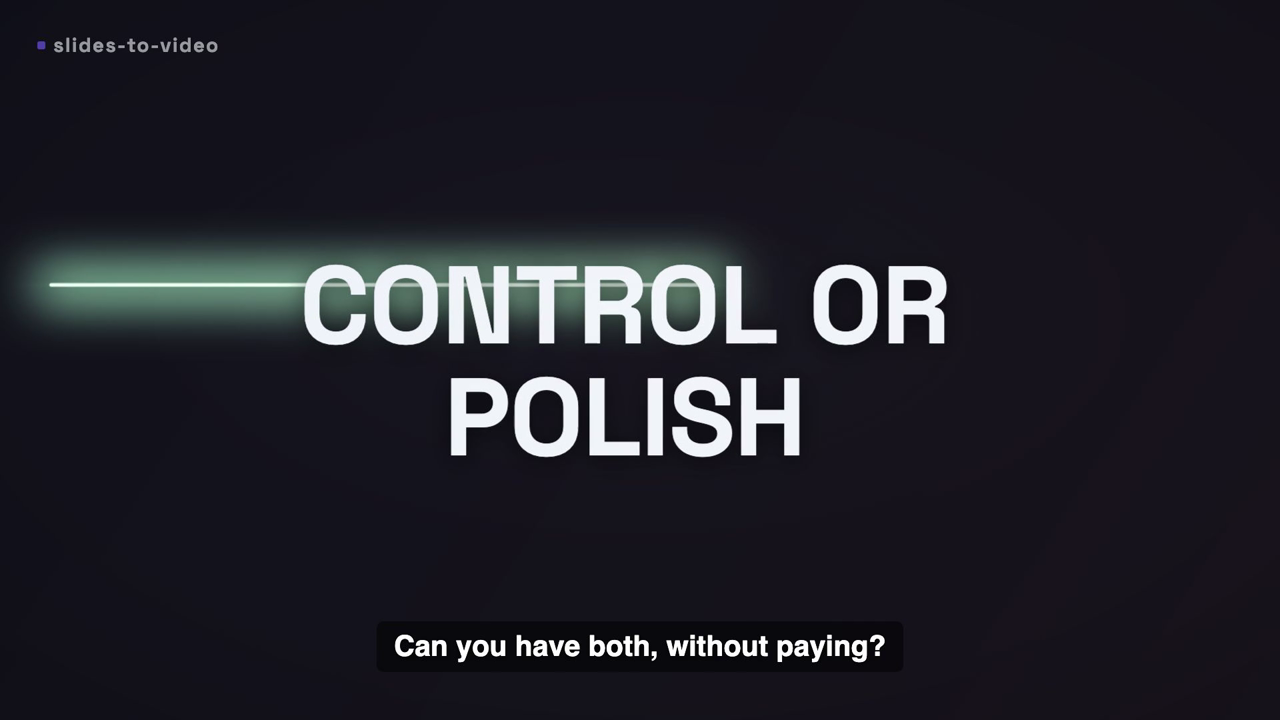
#> input picture docs/golden-film/frames/01-hook-control-or-polish.png, 1280 x 720 px; its folder holds only this picture in this run
$ python theme.py out
#> lines starting #> are read from the running program, lines starting #| are printed output that depends on the picture
"""Derive a topic-fitting color theme and write theme.css. Samples the source slide frames when
present (PIL quantize + luminance -> light/dark + a vivid accent), else uses a passed topic palette.
A brand logo (--brand-logo, or storyboard meta.brand.logo) outranks frames as the ACCENT source.
Curated, contrast-safe derivation (not raw pixels). Deterministic: no randomness, no wall-clock."""
import argparse, colorsys, glob, json, os

def _hex(rgb): return "#%02x%02x%02x" % tuple(max(0, min(255, int(round(c)))) for c in rgb)
def _hex2rgb(h):
    h = h.lstrip("#"); return tuple(int(h[i:i+2], 16) for i in (0, 2, 4))
def _lum(rgb):
    """Simple (non-linear) luminance — a brightness proxy for the light/dark + pure-bg heuristics."""
    r, g, b = [c / 255 for c in rgb]; return 0.2126 * r + 0.7152 * g + 0.0722 * b
def _rel_lum(rgb):
    """WCAG relative luminance: sRGB channels LINEARIZED (gamma-correct). Use for CONTRAST only —
    the simple _lum under-reports mid-tones ~2.2x (it scored #767676-on-#fff at 2.05 vs the true 4.54)."""
    def lin(c):
        c = c / 255.0
        return c / 12.92 if c <= 0.03928 else ((c + 0.055) / 1.055) ** 2.4
    r, g, b = rgb
    return 0.2126 * lin(r) + 0.7152 * lin(g) + 0.0722 * lin(b)
def _sat(rgb):
    r, g, b = [c / 255 for c in rgb]; return colorsys.rgb_to_hls(r, g, b)[2]
def _hue(rgb):
    r, g, b = [c / 255 for c in rgb]; return colorsys.rgb_to_hls(r, g, b)[0]
def _mix(a, b, t): return tuple(a[i] + (b[i] - a[i]) * t for i in range(3))
def _contrast(a, b):
    la, lb = _rel_lum(a) + 0.05, _rel_lum(b) + 0.05
    return max(la, lb) / min(la, lb)

def _sample_frames(out_dir, k=4, n_colors=5):
#> called with out_dir = 'out', k = 4, n_colors = 5
    from PIL import Image
    paths = sorted(glob.glob(os.path.join(out_dir, "frames", "*.png")))[:k]
    if not paths:
        return None
    cols = []
    for p in paths:
        im = Image.open(p).convert("RGB"); im.thumbnail((120, 120))
#> in _sample_frames, im is the input picture: PIL image 1280x720 RGB; mean R, G, B 33.1, 32.8, 40.6
#> after `im.thumbnail((120, 120))`:
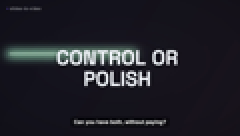
#> im: PIL image 120x68 RGB (shown 2 times larger); mean R, G, B 33.1, 32.8, 40.6
        q = im.quantize(colors=n_colors).convert("RGB")
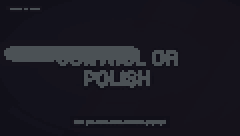
#> q: PIL image 120x68 RGB (shown 2 times larger); mean R, G, B 26.5, 25.6, 34.2
        cols += [rgb for _, rgb in q.getcolors(maxcolors=100000)]
#> cols = [(75, 81, 85), (21, 18, 27), (17, 16, 25), (21, 19, 28), (19, 18, 28)]
    return cols or None

# [27 lines left out: functions _sample_logo, _brand_accent, not called in this run]

def _storyboard_brand_logo(out_dir):
    """meta.brand.logo from <out_dir>/storyboard.json (path rel to out_dir) — the auto brand source
    when neither --accent nor --brand-logo was passed. Best-effort AND honest: silent when there is
    no storyboard or no brand block (the normal unbranded case), but a DECLARED brand whose logo
    file isn't on disk yet gets a printed note — the silent no-op shipped brandless accents."""
    try:
        lg = str(json.load(open(os.path.join(out_dir, "storyboard.json")))["meta"]["brand"]["logo"])
    except Exception:
        return ""
    p = lg if os.path.isabs(lg) else os.path.join(out_dir, lg)
    if not os.path.exists(p):
        print(f"[theme] meta.brand.logo '{lg}' declared but not on disk — accent derived WITHOUT the "
              f"brand hue; copy the asset in and re-run theme.py")
        return ""
    return p

# Visual-style presets (see references/visual-styles.md). A chosen style SEEDS the palette (mode + accent
# family) and emits style-hint CSS vars for the flat/HTML tiers + motifs. Precedence: explicit --mode/
# --accent/--accent2/--bg (a stated brand) > STYLE preset > sampled frames > the neutral default. The WCAG
# contrast loops below run AFTERWARD untouched, so a style can never yield an unreadable palette.
# entry: (mode, accent, accent2, {radius, border, display-font, grid-strength, motif-ink})
STYLE_PRESETS = {
    "swiss":        ("light", "#e2231a", "#111111", {"radius": "2px",  "border": "2px", "font": "sans-serif", "grid": ".10", "ink": "grid", "bink": "#111111"}),
    "editorial":    ("light", "#7a1f1f", "#2b2b2b", {"radius": "3px",  "border": "1px", "font": "serif",      "grid": ".05", "ink": "rule"}),
    "bauhaus":      ("light", "#e5231b", "#1552c4", {"radius": "0",    "border": "3px", "font": "sans-serif", "grid": ".08", "ink": "geometric", "bink": "#111111"}),
    "brutalism":    ("light", "#111111", "#c6ff00", {"radius": "0",    "border": "3px", "font": "monospace",  "grid": ".14", "ink": "grid", "bink": "#111111"}),
    "glassmorphism":("dark",  "#5b9dff", "#c58bff", {"radius": "20px", "border": "1px", "font": "sans-serif", "grid": ".05", "ink": "glow"}),
    "claymorphism": ("light", "#7b6ef6", "#ff8fab", {"radius": "28px", "border": "0",   "font": "sans-serif", "grid": ".04", "ink": "blob"}),
    "manga":        ("light", "#111111", "#e5231b", {"radius": "6px",  "border": "3px", "font": "sans-serif", "grid": ".10", "ink": "speedline", "bink": "#111111"}),
    "risograph":    ("light", "#ff5a3c", "#2f6ae0", {"radius": "4px",  "border": "2px", "font": "sans-serif", "grid": ".06", "ink": "halftone"}),
    "memphis":      ("light", "#ff4d6d", "#00c2b8", {"radius": "12px", "border": "3px", "font": "sans-serif", "grid": ".08", "ink": "geometric", "bink": "#111111"}),
    "noir":         ("dark",  "#c9c2b6", "#8a1c1c", {"radius": "2px",  "border": "1px", "font": "serif",      "grid": ".06", "ink": "beam"}),
    "cyberpunk":    ("dark",  "#00e5ff", "#ff2bd6", {"radius": "4px",  "border": "2px", "font": "monospace",  "grid": ".12", "ink": "grid"}),
    "vaporwave":    ("dark",  "#ff71ce", "#01cdfe", {"radius": "8px",  "border": "2px", "font": "sans-serif", "grid": ".14", "ink": "grid"}),
    "watercolor":   ("light", "#4f7a8a", "#c98b6b", {"radius": "10px", "border": "0",   "font": "serif",      "grid": ".04", "ink": "wash"}),
    "artdeco":      ("dark",  "#c8a24a", "#0f6e63", {"radius": "2px",  "border": "2px", "font": "serif",      "grid": ".07", "ink": "fan"}),
    "cinematic":    ("dark",  "#e08a3c", "#2f8f9d", {"radius": "6px",  "border": "0",   "font": "serif",      "grid": ".05", "ink": "none"}),
    "blueprint":    ("dark",  "#5fbcff", "#bcd3e6", {"radius": "2px",  "border": "2px", "font": "monospace",  "grid": ".16", "ink": "grid"}),
    "terminal":     ("dark",  "#39ff14", "#ffb000", {"radius": "2px",  "border": "1px", "font": "monospace",  "grid": ".12", "ink": "scanline"}),
    "cartographic": ("light", "#3f6f5f", "#b06a3c", {"radius": "4px",  "border": "1px", "font": "serif",      "grid": ".07", "ink": "contour"}),
}

# FILM-GRAIN amount per style, keyed off its `ink` — the consumer the `ink` metadata (halftone/speedline/
# wash/scanline/beam) never had. motifs.css `body::after` reads --grain-amount; 0 = clean styles pay
# nothing. Only the styles whose identity is a printed/filmic SURFACE get grain; grid/geometric/glow/blob
# styles stay crisp. A style dict may override with an explicit "grain" key.
_GRAIN_BY_INK = {"halftone": ".16", "speedline": ".13", "wash": ".10",
                 "scanline": ".10", "beam": ".08", "contour": ".06"}


# ── style TYPE — each style's display + body FACE (bundled in assets/fonts/, SIL OFL) so the deck's
#    typography matches its style: comic reads comic (Bangers), Swiss/geometric reads grotesque
#    (Space Grotesk), editorial/deco/noir reads high-contrast serif (Playfair Display), code/data reads
#    mono (JetBrains Mono). Each stack keeps a CJK + generic fallback so 中文 decks and non-mac machines
#    still render. base.css @font-face declares the families; scenes.py reads --font-kind for the same
#    face on the programmatic (matplotlib/PIL) tier.
_CJK_SANS = '"PingFang SC","Hiragino Sans GB","Microsoft YaHei"'
_CJK_SERIF = '"Songti SC","Source Han Serif SC","SimSun"'
_FONT_FAMILIES = {   # kind -> (display stack, body stack)
    "sans":  (f'"Space Grotesk","Helvetica Neue",Arial,{_CJK_SANS},sans-serif',
              f'"Space Grotesk","Helvetica Neue",Arial,{_CJK_SANS},sans-serif'),
    "serif": (f'"Playfair Display",Georgia,"Times New Roman",{_CJK_SERIF},serif',
              f'Georgia,"Times New Roman",{_CJK_SERIF},serif'),
    "mono":  (f'"JetBrains Mono","SF Mono",Menlo,{_CJK_SANS},monospace',
              f'"JetBrains Mono","SF Mono",Menlo,{_CJK_SANS},monospace'),
    "comic": (f'"Bangers","Space Grotesk",Impact,"Hannotate SC","HanziPen SC",{_CJK_SANS},sans-serif',
              f'"Space Grotesk","Helvetica Neue",Arial,{_CJK_SANS},sans-serif'),
}
# The NUMERIC value-role face (--font-number, applied to .stat/.num/.delta/…). A display SERIF
# (Playfair) or COMIC (Bangers) renders big figures unevenly — ornate, varying weight/baseline — so
# numbers get a clean LINING + TABULAR figure face regardless of the headline style: Space Grotesk for
# serif/sans/comic decks (even, modern digits that still sit under a serif headline), JetBrains Mono
# for mono/technical decks (where monospaced figures fit the register). Words keep --font-display.
_FONT_NUMBER = {
    "sans":  f'"Space Grotesk","Helvetica Neue",Arial,{_CJK_SANS},sans-serif',
    "serif": f'"Space Grotesk","Helvetica Neue",Arial,{_CJK_SANS},sans-serif',
    "mono":  f'"JetBrains Mono","SF Mono",Menlo,{_CJK_SANS},monospace',
    "comic": f'"Space Grotesk","Helvetica Neue",Arial,{_CJK_SANS},sans-serif',
}
_STYLE_FONT_KIND = {
    "swiss": "sans", "bauhaus": "sans", "memphis": "sans", "vaporwave": "sans",
    "risograph": "sans", "glassmorphism": "sans", "claymorphism": "sans",
    "editorial": "serif", "artdeco": "serif", "noir": "serif", "cinematic": "serif",
    "watercolor": "serif", "cartographic": "serif",
    "terminal": "mono", "blueprint": "mono", "cyberpunk": "mono", "brutalism": "mono",
    "manga": "comic",
}

_STYLE_ALIASES = {"mangacomic": "manga", "comic": "manga", "cyberpunkneon": "cyberpunk", "neon": "cyberpunk",
                  "deco": "artdeco", "cinematicphotoreal": "cinematic", "photoreal": "cinematic",
                  "glass": "glassmorphism", "clay": "claymorphism", "riso": "risograph",
                  "international": "swiss", "flat": "swiss"}

def _style_key(style):
    """Normalize a style name to a STYLE_PRESETS key, tolerant of the catalog's long forms + spacing:
    'Art Deco'/'art_deco'/'art-deco'→'artdeco'; 'manga_comic'→'manga'; 'cyberpunk_neon'→'cyberpunk'."""
    k = "".join(c for c in (style or "").lower() if c.isalnum())
    k = _STYLE_ALIASES.get(k, k)
    return k if k in STYLE_PRESETS else ""


def derive_theme(out_dir, mode=None, accent=None, accent2=None, bg=None, style=None, brand_logo=None):
    _pre = STYLE_PRESETS.get(_style_key(style))
    _pmode, _pacc, _pacc2, _pvars = _pre if _pre else (None, None, None, {})
    if not accent and not brand_logo:                   # storyboard meta.brand.logo auto-seeds the accent
        brand_logo = _storyboard_brand_logo(out_dir)
    elif accent:
        # overriding a DECLARED brand with --accent is legitimate (a stated brand colour) — but say
        # so, or the override is indistinguishable from the seed never having fired
        try:
            if json.load(open(os.path.join(out_dir, "storyboard.json")))["meta"].get("brand"):
                print("[theme] explicit --accent overrides the meta.brand hue (drop --accent to seed from the logo)")
        except Exception:
            pass
    brand = _brand_accent(brand_logo) if (brand_logo and not accent) else None
    sampled = None if (accent and bg) else _sample_frames(out_dir)   # frames still drive light/dark
#> sampled has the same summary as cols in _sample_frames
    if mode in ("light", "dark"):
        m = mode
    elif sampled:                                       # a frame-sampled BRAND palette is a hard constraint
        avg = sum(_lum(c) for c in sampled) / len(sampled)
#> avg = 0.122
        m = "light" if avg >= 0.5 else "dark"
#> m = 'dark'
    elif _pmode:                                        # else the chosen style's mode (noir=dark)
        m = _pmode
    else:
        m = "dark"
    # accent: explicit > brand-logo hue > sampled frames > style preset > neutral default. The brand
    # hue counts as SAMPLED — the >=3:1 lightness nudge below still applies (hue preserved).
    acc = (_hex2rgb(accent) if accent
           else (brand if brand
                 else (max(sampled, key=_sat) if sampled
                       else (_hex2rgb(_pacc) if _pacc else (76, 155, 232)))))
#> acc = (17, 16, 25)
    if accent2:
        acc2 = _hex2rgb(accent2)
    elif _pacc2 and not accent and not brand and not sampled:   # style accent2 (unless explicit/brand recolors)
        acc2 = _hex2rgb(_pacc2)
    else:
        h, l, s = colorsys.rgb_to_hls(*[c / 255 for c in acc])
#> h = 0.685; l = 0.0804; s = 0.22
        acc2 = tuple(c * 255 for c in colorsys.hls_to_rgb((h + 0.5) % 1.0, 0.5, max(0.5, s)))
#> acc2 = (177.1, 191.2, 63.75)
    hue = _hue(acc)
#> in _hue, `r, g, b = [c / 255 for c in rgb]`: r = 0.0667; g = 0.0627; b = 0.098
#> hue = 0.685
    if bg:
        bgc = _hex2rgb(bg)
    elif m == "light":
        bgc = tuple(c * 255 for c in colorsys.hls_to_rgb(hue, 0.96, 0.18))
    else:
        bgc = tuple(c * 255 for c in colorsys.hls_to_rgb(hue, 0.09, 0.22))
#> bgc = (19.02, 17.9, 28)
    # anti-cliché: never a pure-black/white background — nudge to a temperature-tinted neutral. Applies to
    # an explicit --bg too (a screen-white #FFF becomes near-white #f8f7f4) — that honors its character; the
    # BUG this fixes is the contrast loop below repainting an explicit --bg to a WILDLY different colour.
    if _lum(bgc) <= 0.02:
        bgc = (14, 15, 17)        # #0e0f11
    elif _lum(bgc) >= 0.97:
        bgc = (248, 247, 244)     # #f8f7f4
    _dark_fg, _light_fg = (22, 20, 18), (240, 243, 248)
    if bg:
        # an explicit --bg is a CONSTRAINT — pick fg by whichever pole has higher contrast ON it, and NEVER
        # repaint the bg to reach contrast (so --bg #FFF --mode dark keeps a near-white bg + dark fg).
        fg = _dark_fg if _contrast(_dark_fg, bgc) >= _contrast(_light_fg, bgc) else _light_fg
        if _contrast(fg, bgc) < 7.0:
            fg = (0, 0, 0) if fg == _dark_fg else (255, 255, 255)
    else:
        fg = _dark_fg if m == "light" else _light_fg
#> fg = (240, 243, 248)
        # enforce >=7:1 by pushing the DERIVED background away from fg (keep its hue); l->1 (light)/->0 (dark)
        h, l, s = colorsys.rgb_to_hls(*[c / 255 for c in bgc])
#> l = 0.09
        for _ in range(60):
            if _contrast(fg, bgc) >= 7.0:
                break
            l = min(1.0, l + 0.02) if m == "light" else max(0.0, l - 0.02)
            bgc = tuple(c * 255 for c in colorsys.hls_to_rgb(h, l, s))
#> this loop made 1 pass
#> (la in _contrast, lb in _contrast) on pass 1: (0.944, 0.0565)
        if _contrast(fg, bgc) < 7.0:
            fg = (0, 0, 0) if m == "light" else (255, 255, 255)
    # accent must clear 3:1 on the bg — it renders LARGE marks (.stat 240px, .tile .num 150px → WCAG
    # "large" text = 3:1). Nudge ONLY a SAMPLED accent's lightness (keep hue+sat), capped so a faithful
    # brand/topic hue is never washed out; an explicit `accent=` override is left exactly as given.
    if not accent:
        ha, la0, sa = colorsys.rgb_to_hls(*[c / 255 for c in acc]); la = la0
#> after `ha, la0, sa = colorsys.rgb_to_hls(*[c / 255 for c in acc])`: ha = 0.685; la0 = 0.0804; sa = 0.22
#> after `la = la0`: la = 0.0804
        for _ in range(30):
            if _contrast(acc, bgc) >= 3.0:
                break
            la = max(0.0, la - 0.02) if m == "light" else min(1.0, la + 0.02)
            if abs(la - la0) > 0.15:                 # cap — preserve the hue's character over full AA
                break
            acc = tuple(c * 255 for c in colorsys.hls_to_rgb(ha, la, sa))
#> this loop made 8 passes
#> acc on passes 1 to 7: (21.23, 19.98, 31.22), (25.46, 23.96, 37.44), (29.69, 27.94, 43.66), (33.92, 31.92, 49.88), (38.15, 35.9, 56.1), (42.38, 39.88, 62.32), (46.6, 43.86, 68.54)
        # UNCAPPED fallback: a light pastel can still be < 3:1 after the cap. Push toward the pole (shedding
        # a little saturation) until it clears 3:1 — a readable deep hue beats an unreadable 240px hero number.
        while _contrast(acc, bgc) < 3.0 and 0.0 < la < 1.0:
            la = max(0.0, la - 0.02) if m == "light" else min(1.0, la + 0.02)
            sa *= 0.97
            acc = tuple(c * 255 for c in colorsys.hls_to_rgb(ha, la, sa))
#> this loop made 10 passes
#> (sa, acc) on passes 1 to 8: (0.213, (55.4, 52.26, 80.54)), (0.207, (60.01, 56.73, 86.27)), (0.2, (64.66, 61.25, 91.95)), (0.194, (69.35, 65.82, 97.58)), (0.189, (74.07, 70.44, 103.2)), (0.183, (78.83, 75.1, 108.7)), (0.177, (83.62, 79.8, 114.2)), (0.172, (88.44, 84.53, 119.7))
#> after the loop, sa = 0.162
    # accent2 (the kicker on nearly every page, the .rule/.arrow, the focal timeline label) must ALSO clear
    # 3:1 — it was NEVER contrast-checked, so a low-contrast sampled accent2 rendered near-invisible chrome.
    # Same policy as accent: only nudge a SAMPLED accent2 (an explicit accent2= override is left as given).
    if not accent2:
        h2, l2_0, s2 = colorsys.rgb_to_hls(*[c / 255 for c in acc2]); l2 = l2_0
#> after `h2, l2_0, s2 = colorsys.rgb_to_hls(*[c / 255 for c in acc2])`: h2 = 0.185; l2_0 = 0.5; s2 = 0.5
#> after `l2 = l2_0`: l2 = 0.5
        while _contrast(acc2, bgc) < 3.0 and 0.0 < l2 < 1.0:
            l2 = max(0.0, l2 - 0.02) if m == "light" else min(1.0, l2 + 0.02)
            if abs(l2 - l2_0) > 0.18:                 # past a soft cap, shed saturation to reach 3:1
                s2 *= 0.97
            acc2 = tuple(c * 255 for c in colorsys.hls_to_rgb(h2, l2, s2))
#> this loop made 0 passes
#> after the loop, s2 = 0.5
    # text ON the accent fill: whichever of near-black / white has the higher TRUE contrast (the old
    # _lum<0.5 crossover mis-picked mid-tones — e.g. gave white on a teal accent at 2.06:1 vs black 4.37:1).
    on_accent = (17, 17, 17) if _contrast((17, 17, 17), acc) >= _contrast((255, 255, 255), acc) else (255, 255, 255)
#> on_accent = (255, 255, 255)
    # text ON an accent2 (--rule) fill — a SEPARATE token: --on-accent was chosen for --accent and can
    # have the wrong polarity for accent2 (e.g. the .stepper 'done' number went white on a pale rule).
    on_accent2 = (17, 17, 17) if _contrast((17, 17, 17), acc2) >= _contrast((255, 255, 255), acc2) else (255, 255, 255)
#> on_accent2 = (17, 17, 17)
    return {"mode": m, "bg": _hex(bgc), "surface": _hex(_mix(bgc, fg, 0.06)),
            "fg": _hex(fg), "muted": _hex(_mix(fg, bgc, 0.42)),
            "accent": _hex(acc), "accent2": _hex(acc2), "scrim": _hex(bgc),
            "on_accent": _hex(on_accent), "on_accent2": _hex(on_accent2),
            "style": _style_key(style) if _pre else "", "style_vars": _pvars}

def _deck_language(out_dir):
    """The deck's language from <out_dir>/storyboard.json (written by ingest/merge), '' if unknown."""
    try:
        return str(json.load(open(os.path.join(out_dir, "storyboard.json")))["meta"].get("language") or "").lower()[:2]
    except Exception:
        return ""


def write_theme_css(theme, path):
    sv = theme.get("style_vars") or {}
    style_css = ""
    if sv:   # style-hint vars. base.css/motifs.css AUTO-consume --radius/--font-display/--font-body/
             # --border-weight/--border-ink/--grid-strength; --motif-ink + --font-kind are AUTHOR/renderer
             # hints (which .bg-motif linework to draw; which bundled face the programmatic tier uses).
        kind = _STYLE_FONT_KIND.get(_style_key(theme.get('style', '')), "sans")
        disp, body = _FONT_FAMILIES[kind]
        num = _FONT_NUMBER[kind]
        grain = sv.get("grain") or _GRAIN_BY_INK.get(sv.get("ink"), "0")
        style_css = (f"  --style:{theme.get('style', '')}; --radius:{sv.get('radius', '14px')}; "
                     f"--border-weight:{sv.get('border', '1px')}; --border-ink:{sv.get('bink', 'rgba(127,127,127,.18)')};\n"
                     f"  --font-display:{disp}; --font-body:{body}; --font-number:{num}; --font-kind:{kind};\n"
                     f"  --grid-strength:{sv.get('grid', '.07')}; --motif-ink:{sv.get('ink', 'grid')}; --grain-amount:{grain};\n")
    # CJK display metrics: negative tracking is a LATIN display convention (it squeezes CJK glyphs)
    # and tight display line-heights (~1.08) set full-square CJK lines nearly touching. base.css
    # consumes these via calc(-.025em * var(--track-scale,1)) / var(--lh-display,1.08) — a Latin deck
    # keeps today's values, a CJK deck gets tracking 0 + air.
    _lang = theme.get("language") or _deck_language(os.path.dirname(os.path.abspath(path)))
    _cjk = _lang in ("zh", "ja", "ko")
    metrics_css = (f"  --track-scale:{0 if _cjk else 1}; --lh-display:{'1.28' if _cjk else '1.08'}; "
                   f"--lh-pull:{'1.34' if _cjk else '1.16'};\n")
    css = (":root{\n"
           + metrics_css
           + style_css
           + f"  --bg:{theme['bg']}; --surface:{theme['surface']}; --fg:{theme['fg']};\n"
           f"  --muted:{theme['muted']}; --accent:{theme['accent']}; --accent2:{theme['accent2']};\n"
           f"  --rule:var(--accent2); --scrim:{theme['scrim']}; --on-accent:{theme.get('on_accent', '#fff')};\n"
           f"  --on-accent2:{theme.get('on_accent2', '#fff')};\n}}\n")
    with open(path, "w") as f:
        f.write(css)

def main():
    ap = argparse.ArgumentParser()
    ap.add_argument("out_dir")
    ap.add_argument("--mode"); ap.add_argument("--accent"); ap.add_argument("--accent2"); ap.add_argument("--bg")
    ap.add_argument("--style", default=None, help="a visual-styles.md key (swiss/editorial/glassmorphism/…)")
    ap.add_argument("--brand-logo", default=None,
                    help="brand logo png — its dominant non-neutral hue seeds the accent (counts as "
                         "sampled: the >=3:1 nudge still applies; an explicit --accent wins outright)")
    a = ap.parse_args()
    os.makedirs(a.out_dir, exist_ok=True)                 # write theme.css even into a fresh out dir
    t = derive_theme(a.out_dir, a.mode, a.accent, a.accent2, a.bg, a.style, a.brand_logo)
#> t = 12 items
    write_theme_css(t, os.path.join(a.out_dir, "theme.css"))
#> in write_theme_css, `sv = theme.get("style_vars") or {}`: sv = 0 items
    print(f"[theme] mode={t['mode']} bg={t['bg']} fg={t['fg']} accent={t['accent']} accent2={t['accent2']}"
          + (f" style={t['style']}" if t.get('style') else ""))
#| [theme] mode=dark bg=#13121c fg=#f0f3f8 accent=#625e82 accent2=#b1bf40

if __name__ == "__main__":
    main()
